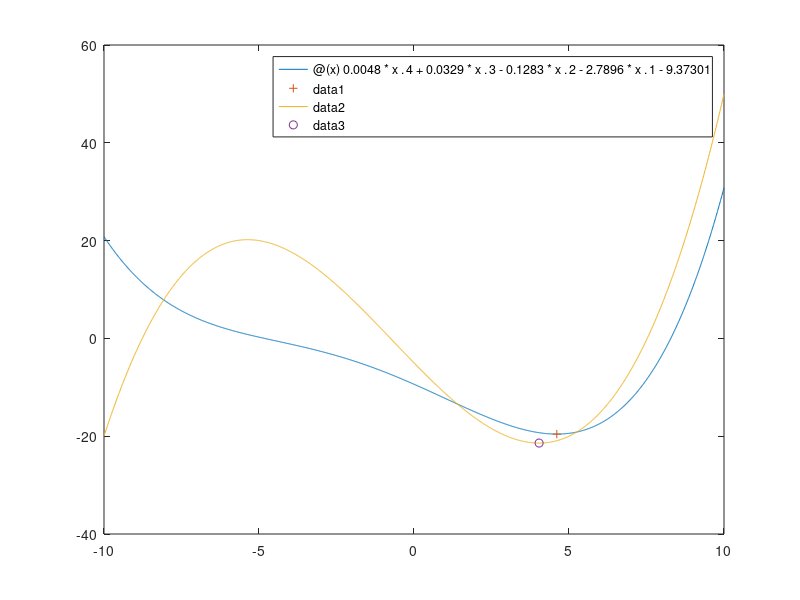

The MATLAB script that drew this image: (Note: this script raises an error after producing the figure.)
%% Andrew Rearson MECE 620.01 Intro To Optimal Design
clc;
clear;
format compact;
n = 1;
%% Function Definition
% given info
interval = [-10, 10];
eps = [.1 , .01, .001];

% functions
mainFunction = @(x) 0.0048 * x.^4 + 0.0329 * x.^3 - 0.1283 * x.^2 - 2.7896 * x.^1 - 9.37301;
mnFn = [0.0048, 0.0329, - 0.1283, - 2.7896, - 9.37301];
sol = fminbnd(mainFunction,interval(1),interval(2));
Fsol = polyval(mnFn,sol);
opt = [sol, Fsol]
% Plots of function and ideal point
% figure
fplot(mainFunction, interval);
hold on
plot(opt(1),opt(2),'+');

% second function stuff
secondFunct = @(q) .1 * q.^3 + 0.2 * q.^2 - 6.5 * q - 5;
scFN = [.1 ,+ 0.2 , - 6.5 , - 5];
fplot(secondFunct,interval);
sol2 = fminbnd(secondFunct,interval(1),interval(2));
Fsol2 = polyval(scFN,sol2);
opt2 = [sol2, Fsol2];
plot(opt2(1),opt2(2),'o');


% call class and pass the function
pt1 = functionsHW2(eps,mnFn,sol,interval);
% pt1.func = mnFn;
% pt1.optimalVal = sol;
% pt1.range = interval;

% pt1.eps = eps;
% pt2.func = scFn;
% pt2 = functionsHW2(scFn);


% large matrix initialize
biResults = zeros(3,7);
% TimeMatrix = zeros(4,3);
powellResults = zeros(3,7);
cubicResults = zeros(3,7);
gsResults = zeros(3,7);
gsTable = zeros(3*30,6);
% Results = zeros(3,3,3);


%% Bisection
j = 1;
for value=eps
    pt1.eps = value;
    tic
    biResults(j,:) = pt1.Bisection.biRes;
    biResults(j,end) = toc;
    j = j+1;
end
biResults

n = n + 1;
%% Powell's Method

j = 1;

for value=eps
    pt1.eps = value;
    tic
    powellResults(j,:) = pt1.Powell.powRes;
    powellResults(j,end) = toc;
    j = j+1;
end
powellResults

n = n + 1;
%% Cubic Search

j = 1;

for value=eps
    tic
    pt1.eps = value;
    cubicResults(j,:) = pt1.Cubic.cubRes;
    cubicResults(j,end) = toc;
    j = j+1;
end
cubicResults

n = n + 1;
%% Golden Section
j = 1;
for value=eps
    pt1.eps = value;
    tic
    gsResults(j,:) = pt1.GoldenSec.gsRes;
    gsResults(j,end) = toc;
    j = j+1;
end
gsResults


%% Outputs
Results = [biResults;powellResults;cubicResults;gsResults]
plotthings = ['^','v','<','>'];
for j = 0:2
    for i = 1:4
        plot(Results(j*4+i,6), Results(j*4+i,5),plotthings(j+1));
%         out = [Results(j*4+i,6), Results(j*4+i,5)]
    end
end
hold off